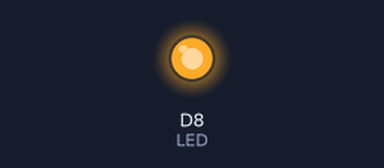
Bench run of a sketch on a simulated ESP8266 (NodeMCU). Shown: output pins drawn as LEDs (lit = HIGH).

Above: at 1.0 s.
At 11.5 s:
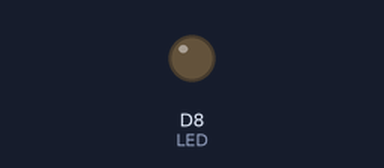
Timing chart, 0 to 18.2 s (numbered marks = the images above):
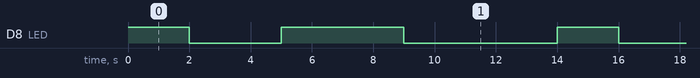

Measured:
- by itself, D8 (LED): repeats every 14.0 s: LOW 3.0 s, HIGH 4.0 s, LOW 5.0 s, HIGH 2.0 s
- by itself, everything shown: repeats every 14.0 s, in 4 steps

The sketch:

sketch_nov29d.ino
```cpp
const int LED = D8;
const int LED2 = D7;

void setup() {
  // put your setup code here, to run once:
  pinMode(LED,OUTPUT);
  Serial.begin(9600);
}

void loop() {
  // put your main code here, to run repeatedly:
digitalWrite(LED,HIGH);
digitalWrite(LED2,HIGH);
delay(2000);
digitalWrite(LED,LOW);
delay(3000);
digitalWrite(LED,HIGH);
delay(4000);
digitalWrite(LED,LOW);
delay(5000);
}
```
